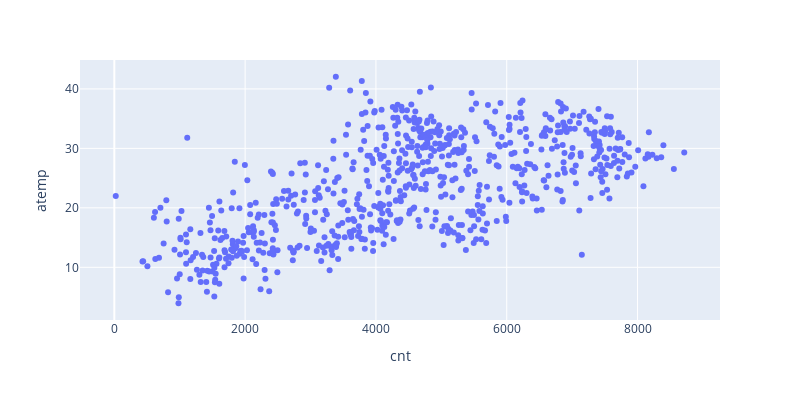

Source (notebook cell):
### Markdown cell above
#### 5: Temperature

### Code cell
#scatter plot for temperature to count
fig = px.scatter(bike, x="cnt", y="atemp",
                 width=800, height=400)
fig.show()

### Figure 1 — Plotly figure (JSON) as saved in the notebook; plotly's stock layout.template omitted (floating-point values rounded to 4 significant figures; data arrays with more than 128 entries replaced by an {"elided": "..."} marker saying what was removed)
{"data": [{"hovertemplate": "cnt=%{x}<br>atemp=%{y}<extra></extra>", "legendgroup": "", "marker": {"color": "#636efa", "symbol": "circle"}, "mode": "markers", "name": "", "orientation": "v", "showlegend": false, "type": "scatter", "x": {"elided": "730 int values"}, "xaxis": "x", "y": {"elided": "730 float values"}, "yaxis": "y"}], "layout": {"height": 400, "legend": {"tracegroupgap": 0}, "margin": {"t": 60}, "width": 800, "xaxis": {"anchor": "y", "domain": [0, 1], "title": {"text": "cnt"}}, "yaxis": {"anchor": "x", "domain": [0, 1], "title": {"text": "atemp"}}}}
